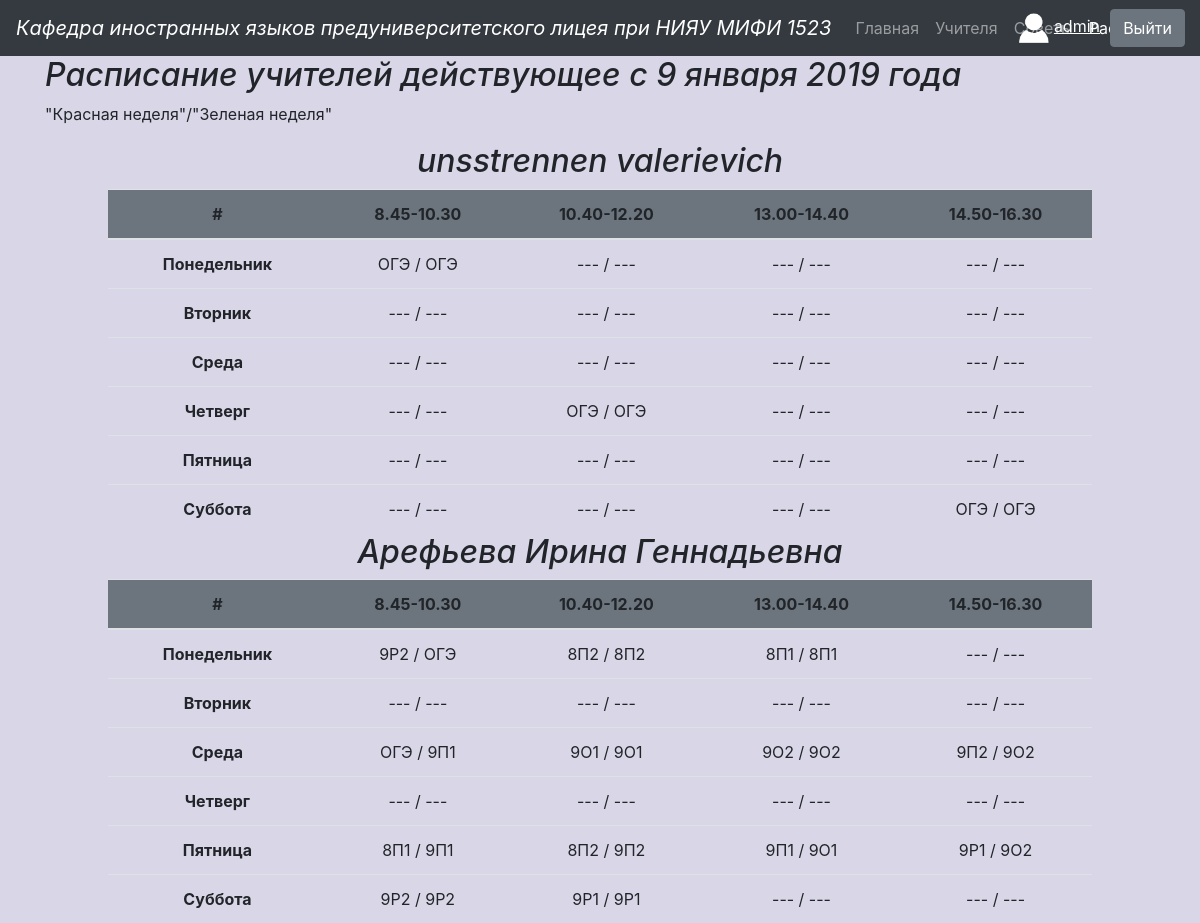
The app's page /timetable (signed in) with its own data.
### main.py (models this page shows, shortened)
class Teacher(db.Model):
    id = db.Column(db.Integer, primary_key=True)
    username = db.Column(db.String(80), unique=True, nullable=False)
    full_name = db.Column(db.String(80), unique=False, nullable=False)
    password = db.Column(db.String(80), unique=False, nullable=False)
    accepted = db.Column(db.Boolean, unique=False)

class Timetable(db.Model):
    id = db.Column(db.Integer, primary_key=True)
    day = db.Column(db.String(30), unique=False, nullable=False)
    number = db.Column(db.Integer, unique=False, nullable=False)
    full_name = db.Column(db.String(80), unique=False, nullable=False)
    red_week = db.Column(db.String(30), unique=False, nullable=False)
    green_week = db.Column(db.String(30), unique=False, nullable=False)
    user_id = db.Column(db.Integer, unique=False, nullable=False)
    def __repr__(self):
        return '<Timetable {}/{} {}(id={}) {}/{}>'.format(
            self.day, self.number, self.full_name, self.user_id, self.red_week, self.green_week)

### main.py (the view)
@app.route('/timetable')
def timetable():
    full_dict = dict()
    for teacher in Teacher.query.all():
        if not teacher.accepted:
            continue
        teacher_dict = dict()
        for day in WEEK_DAYS:
            teacher_dict[day] = dict
        for day in WEEK_DAYS:
            day_dict = dict()
            for number in range(1, 5):
                query = Timetable.query.filter_by(day=day, number=number, user_id=teacher.id).first()
                if query is None:
                    continue
                print(query)
                x = query.red_week
                y = query.green_week
                if not x:
                    x = '---'
                if not y:
                    y = '---'
                day_dict[number] = {'red_week': x, 'green_week': y}
            teacher_dict[day] = day_dict
        full_dict[teacher.full_name] = teacher_dict
    del full_dict['admin adminovich adminov']
    print(full_dict)
    return render_template('timetable.html', session=session, teacher_data=full_dict, week_days=WEEK_DAYS, bool=bool)

### templates/timetable.html (shortened to what this page needs)
<!DOCTYPE html>
<html lang="ru">
<head>
    <link rel="stylesheet" href="{{ url_for('static', filename='css/bootstrap.min.css') }}" >
    <link rel="stylesheet" href="{{ url_for('static', filename='css/TEACHERS.css') }}" >
</head>
<body style='background-color:#d9d6e7;'>
  <nav class="navbar navbar-expand-lg navbar-dark bg-dark">
<a class="navbar-brand" href="#"><em>Кафедра иностранных языков предуниверситетского лицея при НИЯУ МИФИ 1523</em></a>
<div class="collapse navbar-collapse" id="navbarNav">
 <ul class="navbar-nav">
   <li class="nav-item">
     <a class="nav-link" href="/index">Главная</a>
   </li>
   <li class="nav-item">
     <a class="nav-link" href="/teachers">Учителя <span class="sr-only">(current)</span></a>
   </li>
   <li class="nav-item">
     <a class="nav-link" href="/advices">Советы</a>
   </li>
   <li class="nav-item active">
     <a class="nav-link" href="/timetable">Расписание</a>
   </li>
 </ul>
    {% if session['username'] %}
    <div style="position: absolute; right: 100px;">
  <img src="{{ url_for('static', filename='images/user.png') }}" width="30" height="30">
    <a href="profile" style="color: white; text-decoration: underline; display: inline;">
        {{ session['username'] }}</a>
    </div>
        <a class="btn btn-secondary" href="logout" role="button" style="position: absolute; right: 15px; display: inline;">Выйти</a>
    {% else %}
  <a class="btn btn-secondary" href="login" role="button"style="position: absolute; right: 15px; display: inline;">Войти</a>
    {% endif %}
</div>
</nav>
<div class="container">
  <h2><em>Расписание учителей действующее с 9 января 2019 года</em></h2>
  <p> "Красная неделя"/"Зеленая неделя"</p>
</div>
  {% for full_name in teacher_data.keys() %}
    <div class="text-center">
    <h2 class='my'><em>{{full_name}}</em></h2>
  </div>
  <div class="row">
    <table class="table" style="width: 80%; text-align: center; margin: auto;">
  <thead class="bg-secondary">
    <tr>
      <th scope="col">#</th>
      <th scope="col">8.45-10.30</th>
      <th scope="col">10.40-12.20</th>
      <th scope="col">13.00-14.40</th>
      <th scope="col">14.50-16.30</th>
    </tr>
  </thead>
        {% for day in week_days %}
    <tr>
      <th scope="row">{{ day }}</th>
        {% for number in range(1, 5) %}
        <td>
            {{ teacher_data[full_name][day][number]['red_week'] }}
            /
            {{ teacher_data[full_name][day][number]['green_week'] }}
        {% endfor %}
    </tr>
        {% endfor %}
    </table>
  </div>
  {% endfor %}
</body>
</html>

### static/css/TEACHERS.css (style rules this page uses)
.my { text-align: center; !important; }

### records on screen
Teacher: full_name "unsstrennen valerievich", week_days "Понедельник" "Вторник" "Среда" "Четверг" "Пятница" "Суббота", full_name.red_week "ОГЭ" "---" "---" "---" "---" "---" "---" "---" "---" "---" "---" "---" "---" "ОГЭ" "---" "---" "---" "---" "---" "---" "---" "---" "---" "ОГЭ", full_name.green_week "ОГЭ" "---" "---" "---" "---" "---" "---" "---" "---" "---" "---" "---" "---" "ОГЭ" "---" "---" "---" "---" "---" "---" "---" "---" "---" "ОГЭ"
Teacher: full_name "Арефьева Ирина Геннадьевна", week_days "Понедельник" "Вторник" "Среда" "Четверг" "Пятница" "Суббота", full_name.red_week "9P2" "8П2" "8П1" "---" "---" "---" "---" "---" "ОГЭ" "9О1" "9О2" "9П2" "---" "---" "---" "---" "8П1" "8П2" "9П1" "9Р1" "9P2" "9Р1" "---" "---", full_name.green_week "ОГЭ" "8П2" "8П1" "---" "---" "---" "---" "---" "9П1" "9О1" "9О2" "9О2" "---" "---" "---" "---" "9П1" "9П2" "9О1" "9О2" "9P2" "9Р1" "---" "---"

### other values on screen
{{ session['username'] }} "admin"
